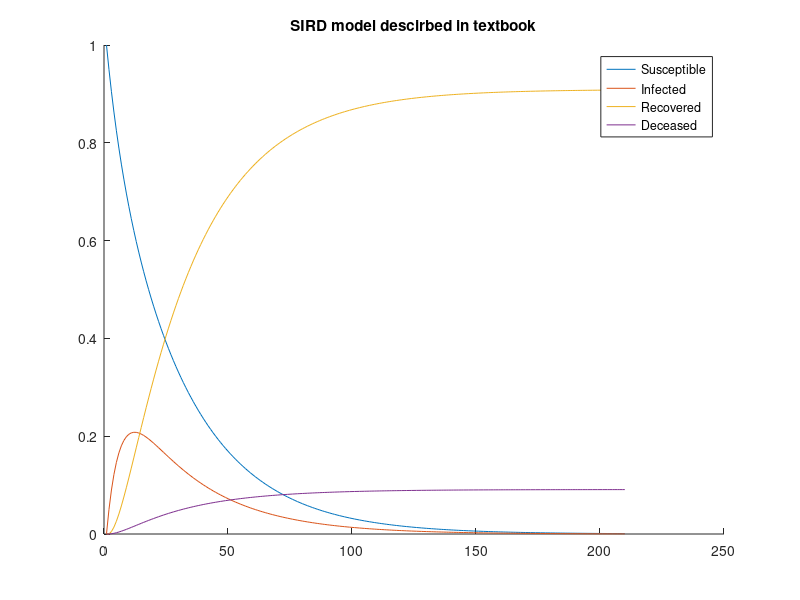
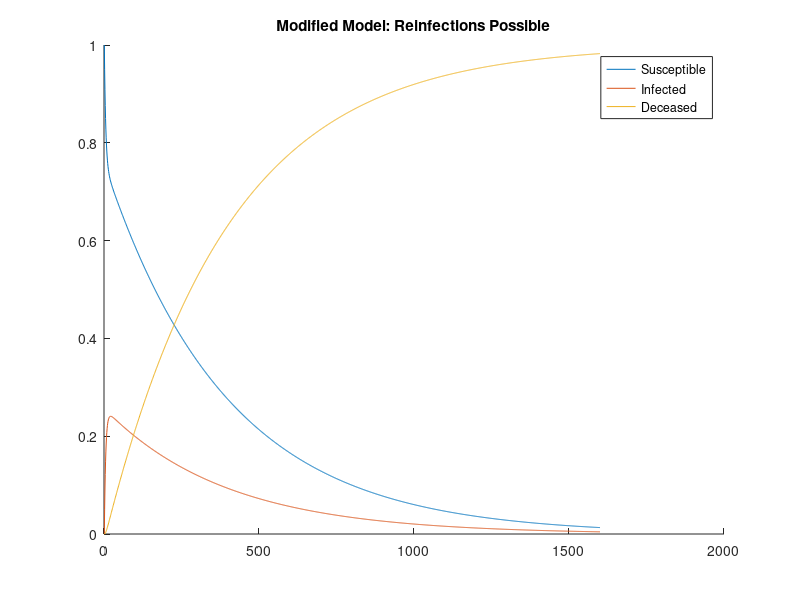

MATLAB code to generate these figures, in order:
% Part 1


% Question 1: implementing model in textbook
X = zeros(4, 210);

% Setting initial condition xsub1
X(:, 1) = [1; 0; 0; 0];

A = [.95, .04, 0, 0;
     .05, .85, 0, 0;
       0,  .1, 1, 0;
       0, .01, 0, 1];


for t = 2:210
    X(:, t) = A*X(:, t-1);
end


hold on;
plot(X(1, :));
plot(X(2, :));
plot(X(3, :));
plot(X(4, :));
title("SIRD model descirbed in textbook");
legend("Susceptible", "Infected", "Recovered", "Deceased");
% This model converges to 10% of the population dying, and the other 90%
% being immune. The model converges a little after 100 days. 


% Question 2: modyifing model, so reinfections possible for everyone
XReinfectionsPossible = zeros(3, 1600);
XReinfectionsPossible(:, 1) = [1; 0; 0];

AReinfectionsPossible = [.95, .14, 0;
                         .05, .85, 0;
                          0,   .01,  1];

for t = 2:1600
    XReinfectionsPossible(:, t) = AReinfectionsPossible*XReinfectionsPossible(:, t-1);
end

figure;
hold on;
plot(XReinfectionsPossible(1, :));
plot(XReinfectionsPossible(2, :));
plot(XReinfectionsPossible(3, :));
title("Modified Model: Reinfections Possible");
legend("Susceptible", "Infected", "Deceased");
% This model converges to a state where everyone dies, since when someone
% gets sick, they either die or become susceptible again, so everyone will
% either die or keep getting sick and eventually die. This model takes a
% lot longer to converge, a little over 1400 days. 
